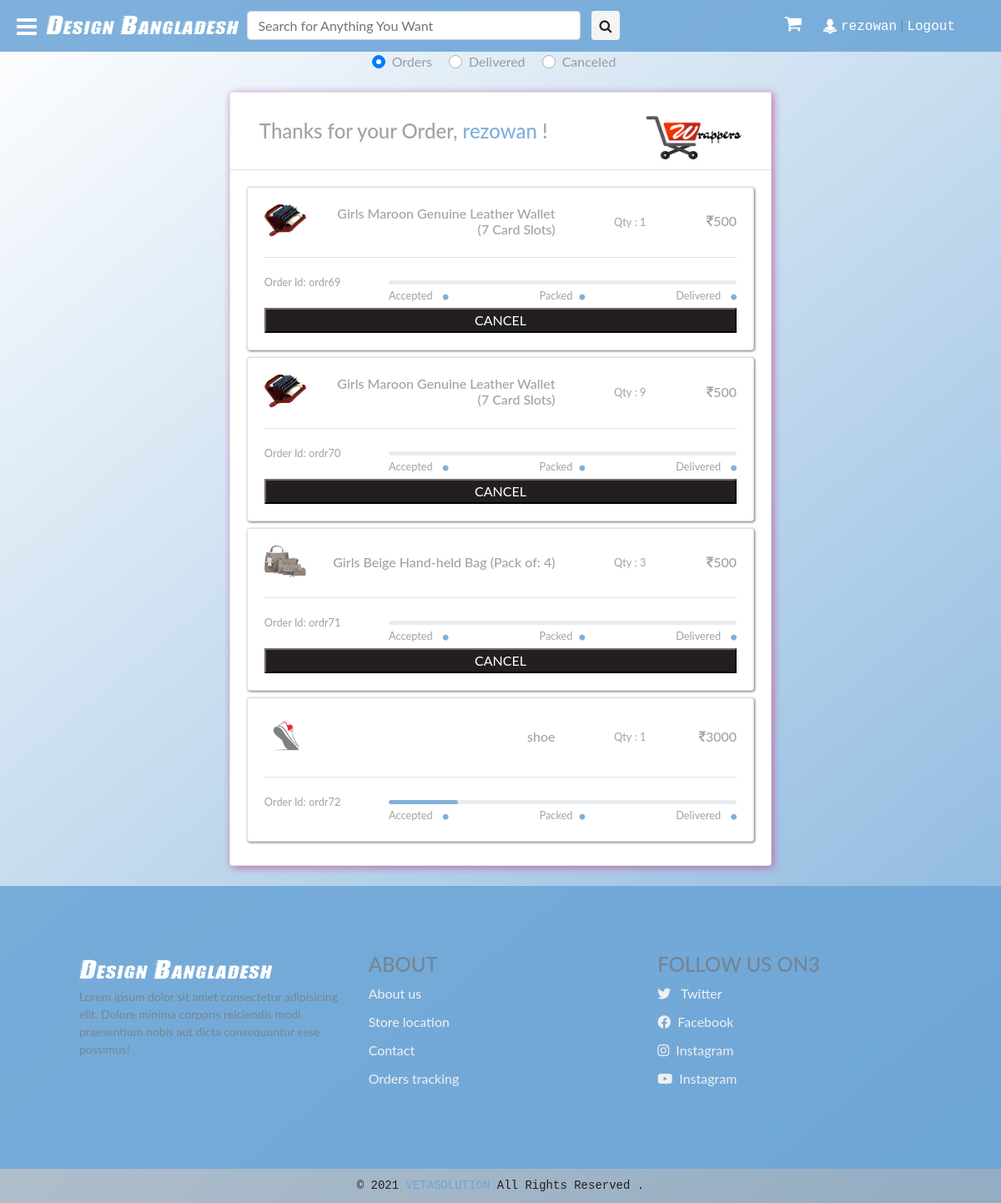
The app's page /myorders/ (signed in), older data.
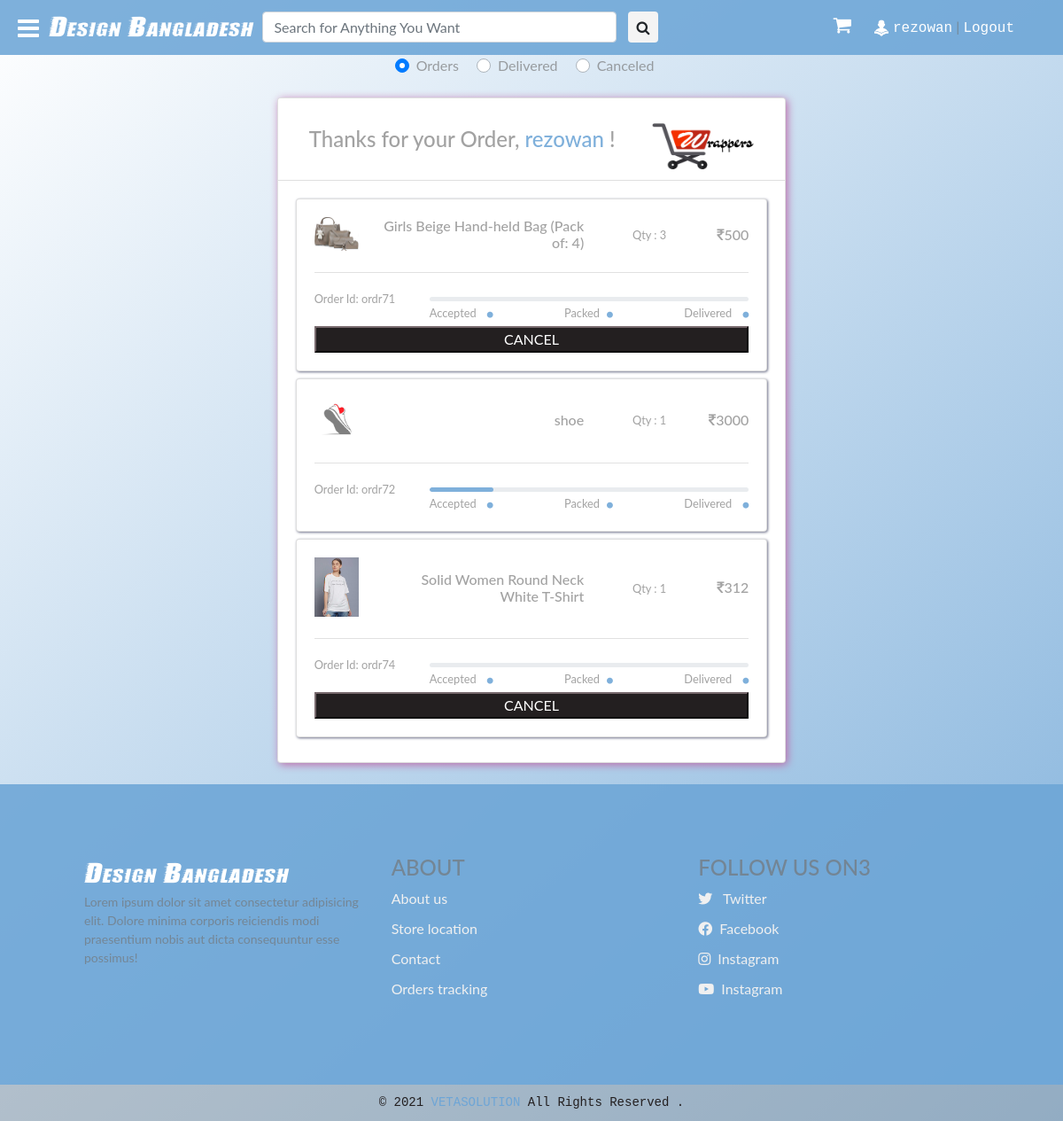
The same page, newer data.
### saler/models.py (models this page shows, shortened)
class Orders(models.Model):
	STATUS_CHOICES = (("Accepted",'Accepted'),("Packed",'Packed'),("On The Way",'On The Way'),("Delivered",'Delivered'),("Cancel",'Cancel'))
	order_id = models.CharField(max_length=50,default='')
	saler = models.CharField(max_length=100,default='wrappers@admin',)
	user = models.ForeignKey(User, default='', on_delete=models.CASCADE)
	products = models.CharField(max_length=50)
	size = models.CharField(max_length=50,default='',null=True)
	status = models.CharField(max_length=15,choices=STATUS_CHOICES,default='')

class Product(models.Model):
	GST_CHOICES = (("0",'0'),("3",'3'),("5",'5'),("12",'12'),("18",'18'),("28",'28'))
	product_id = models.BigAutoField(primary_key=True)
	product_id2 = models.CharField(max_length=100,default='')
	shop = models.ForeignKey(User, on_delete=models.CASCADE,default='')
	product_name = models.CharField(max_length=100)
	category = models.ForeignKey(category, default="", verbose_name="Category", on_delete=models.SET_DEFAULT, null=True)
	subcategory = models.CharField(max_length=50, default="")
	price = models.IntegerField(default=0)
	price_not = models.IntegerField(default=999)
	desc = models.TextField()
	gst = models.CharField(default='0',max_length=3,choices=GST_CHOICES)
	pub_date = models.DateField(auto_now=True)
	image1 = models.ImageField(upload_to='products/images', default="",null=True)
	image2 = models.ImageField(upload_to='products/images', default="",null=True,blank=True)
	image3 = models.ImageField(upload_to='products/images', default="",null=True,blank=True)
	image4 = models.ImageField(upload_to='products/images', default="",null=True,blank=True)
	image5 = models.ImageField(upload_to='products/images', default="",null=True,blank=True)

### main/views.py (the view)
# urls.py: path('myorders/', views.MyOrders, name="myorders"),
def MyOrders(request):
	if request.method == 'POST':
		order_id = request.POST.get('order_id')
		o = Orders.objects.filter(order_id=order_id)[0]
		o.status = 'Cancel'
		o.save()
	params = {
		'orders': [i for i in Orders.objects.all() if i.user == request.user and i.status != 'Delivered' and i.status != 'Cancel'],
		'delivered': [i for i in Orders.objects.all() if i.user == request.user and i.status == 'Delivered'],
		'cancel': [i for i in Orders.objects.all() if i.user == request.user and i.status == 'Cancel'],
	}
	return render(request,'main/myorders.html', params)

### main/templatetags/app_tags.py (called while the page is built)
@register.filter(name='split')
def split(str, key):
    return str.split(key)

@register.filter(name='remfl')
def remfl(str1, key):
	if str1 != '' and key != '':
		return str(str1)[int(key):-int(key)]

@register.filter(name='product')
def product(str1, key):
	if str1.split(key)[0] != '':
		ppp = Product.objects.filter(product_id=str1.split(key)[0]).first()
		return [ppp.product_name,ppp.image1.url,ppp.price]

### main/templates/main/myorders.html (shortened to what the changed rows need)
{% extends 'main/base.html' %}
{% load static %}
    {% load app_tags %}
{% block main_body %}
<div id="orders">
    <div class="container-fluid my-4 d-flex justify-content-center">
        <div class="card card-1">
            <div class="card-body">
                {% for ord in orders %}
                <div class="row pb-2">
                    <div class="col">
                        <div class="card card-2">
                            <div class="card-body">
                                {% for item in ord.products|split:',' %}
                                <div class="media mb-2">
                                    {% if item|product:'|'|slice:'0:1'|remfl:'2'%}
                                    <div class="sq align-self-center "> <img class="img-fluid my-auto align-self-center mr-2 mr-md-4 pl-0 p-0 m-0" src="{{item|product:'|'|slice:'1:2'|remfl:'2'}}" width="50" /> </div>
                                    <div class="media-body my-auto text-right">
                                        <div class="row my-auto flex-column flex-md-row">
                                            <div class="col-sm-7 my-auto">
                                                <h6 class="mb-0"> {{item|product:'|'|slice:'0:1'|remfl:'2'}}</h6>
                                            </div>
                                            <div class="col my-auto"> <small>Qty : {{item|split:'|'|slice:'1:2'|remfl:'2'}}</small></div>
                                            <div class="col my-auto">
                                                <h6 class="mb-0"><i class="fa fa-inr" aria-hidden="true"></i>{{item|product:'|'|slice:'2:3'|remfl:'1'}}</h6>
                                            </div>
                                        </div>
                                    </div>
                                    {% endif %}
                                </div>
                                {% endfor %}
                                <hr class="my-3 ">
                                <div class="row">
                                    <div class="col-md-3 mb-3"> <small>Order Id: <span>{{ord.order_id}}</span></small> </div>
                                    <div class="col mt-auto">
                                        <div class="progress my-auto">
                                            {% if ord.status == 'Accepted' %}
                                            <div class="progress-bar progress-bar rounded" style="width: 20%" role="progressbar" aria-valuenow="25" aria-valuemin="0" aria-valuemax="100"></div>
                                            {% elif ord.status == 'Packed' %}
                                            <div class="progress-bar progress-bar rounded" style="width: 60%" role="progressbar" aria-valuenow="25" aria-valuemin="0" aria-valuemax="100"></div>
                                            {% elif ord.status == 'Delivered' %}
                                            <div class="progress-bar progress-bar rounded" style="width: 100%" role="progressbar" aria-valuenow="25" aria-valuemin="0" aria-valuemax="100"></div>
                                            {% endif %}
                                        </div>
                                        <div class="media row justify-content-between ">
                                            <div class="col-auto text-right"><span> <small class="text-right mr-sm-2">Accepted</small> <i class="fa fa-circle active"></i> </span></div>
                                            <div class="flex-col"> <span> <small class="text-right mr-sm-2">Packed</small><i class="fa fa-circle active"></i></span></div>
                                            <div class="col-auto flex-col-auto"><small class="text-right mr-sm-2">Delivered</small><span> <i class="fa fa-circle active"></i></span></div>
                                        </div>
                                    </div>
                                </div>
                                <div class="p-0 m-0 w-100">
                                    {% if not ord.status == 'Accepted' and not ord.status == 'Delivered' and not ord.status == 'Packed' %}
                                    <form method="POST">{% csrf_token %}
                                         <button style=" background-color: #231f20; color: #fff; border-color: #231f20;" class="mt-1 w-100">CANCEL</button>
                                    </form>
                                    {% endif %}
                                </div>
                            </div>
                        </div>
                    </div>
                </div>
               {% endfor %}
            </div>
        </div>
    </div>
</div>
{% endblock main_body %}

Row changes from the older to the newer data that the page shows:
no longer on this page (row edited): Orders: price (picture), products "1", products "31|1," (drawn), order_id "ordr69"
no longer on this page (row unchanged): Product: products "Girls Maroon Genuine Leather Wallet (7 Card Slots)" "Girls Maroon Genuine Leather Wallet (7 Card Slots)", products "500" "500"
no longer on this page (row edited): Orders: price (picture), products "9", products "31|9," (drawn), order_id "ordr70"
added Orders: price (picture), products "1", products "27|1," (drawn), order_id "ordr74"
now on this page (row unchanged): Product: products "Solid Women Round Neck White T-Shirt", products "312"
